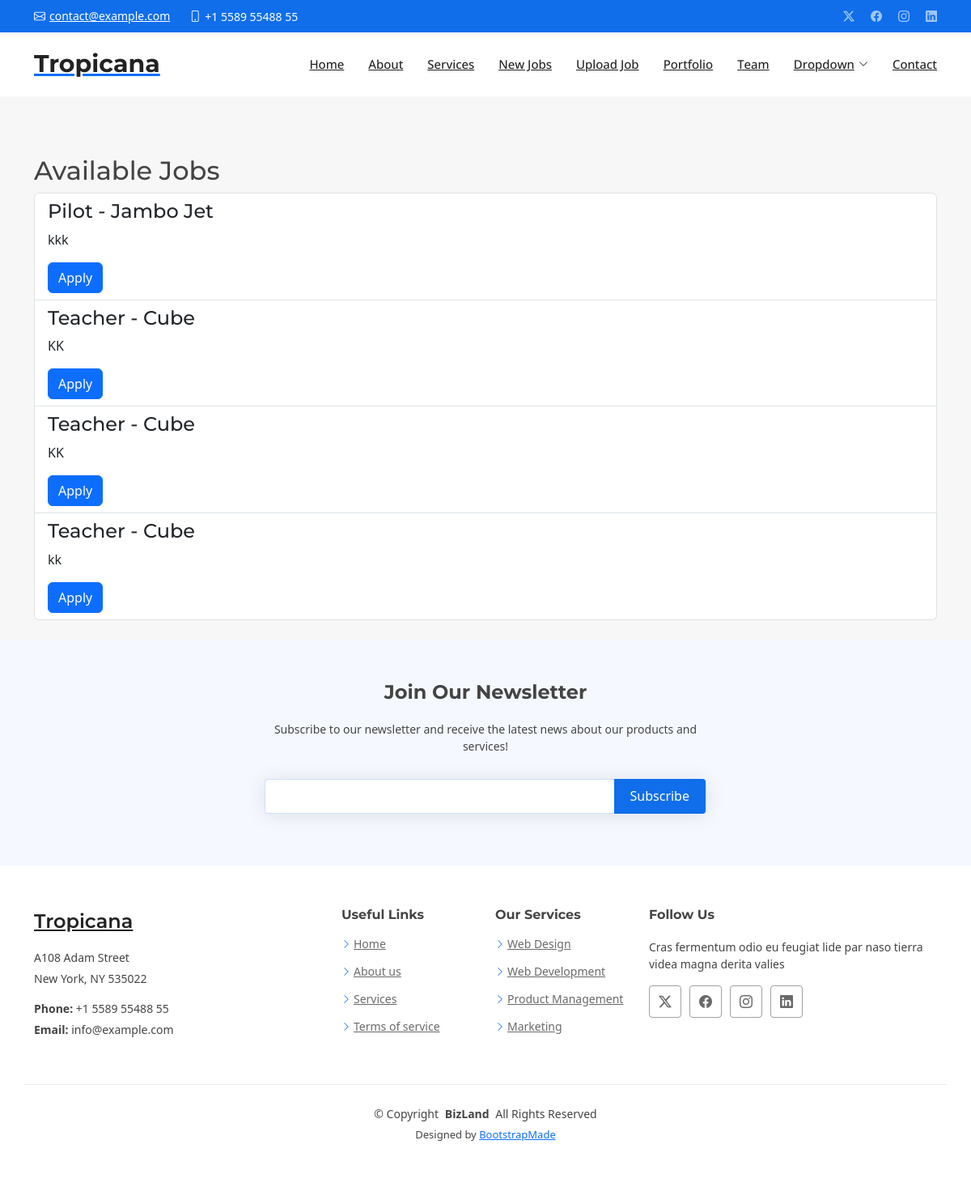
Screenshot of /jobs/ with the database file from the repository.
### tropicanaapp/models.py (models this page shows, shortened)
class Job(models.Model):
    job_title = models.CharField(max_length=150)
    organization_name = models.CharField(max_length=200)
    job_description = models.TextField()
    location = models.CharField(max_length=100)
    posted_at = models.DateTimeField(auto_now_add=True)

### tropicanaapp/views.py (the view)
# urls.py: path('jobs/', views.job_list, name='job_list'),  # Users can view jobs
def job_list(request):
    jobs = Job.objects.all()
    return render(request, 'job_list.html', {'jobs': jobs})

### templates/job_list.html (shortened to what this page needs)
{% extends 'starter-page.html' %}
{% load static widget_tweaks %}
{% load static %}
{% block body %}
<!DOCTYPE html>
<html lang="en">
<head>
    <link href="{% static 'assets/vendor/bootstrap/css/bootstrap.min.css' %}" rel="stylesheet">
</head>
<body>
<div class="container mt-5">
    <h2>Available Jobs</h2>
    <ul class="list-group">
        {% for job in jobs %}
            <li class="list-group-item">
                <h4>{{ job.job_title }} - {{ job.organization_name }}</h4>
                <p>{{ job.job_description }}</p>
                <a href="{% url 'apply_for_job' job.id %}" class="btn btn-primary">Apply</a>
            </li>
        {% endfor %}
    </ul>
</div>
</body>
</html>
{% endblock %}

### templates/starter-page.html (shortened to what this page needs)
<!DOCTYPE html>
<html lang="en">
<head>
    {% load static %}
  <link href="{% static 'assets/vendor/bootstrap/css/bootstrap.min.css' %}" rel="stylesheet">
  <link href="{% static 'assets/vendor/bootstrap-icons/bootstrap-icons.css' %}" rel="stylesheet">
  <link href="{% static 'assets/vendor/aos/aos.css' %}" rel="stylesheet">
  <link href="{% static 'assets/vendor/glightbox/css/glightbox.min.css' %}" rel="stylesheet">
  <link href="{% static 'assets/vendor/swiper/swiper-bundle.min.css' %}" rel="stylesheet">
  <link href="{% static 'assets/css/main.css' %}" rel="stylesheet">
</head>
<body class="starter-page-page">
  <header id="header" class="header sticky-top">
    <div class="topbar d-flex align-items-center">
      <div class="container d-flex justify-content-center justify-content-md-between">
        <div class="contact-info d-flex align-items-center">
          <i class="bi bi-envelope d-flex align-items-center"><a href="mailto:contact@example.com">contact@example.com</a></i>
          <i class="bi bi-phone d-flex align-items-center ms-4"><span>+1 5589 55488 55</span></i>
        </div>
        <div class="social-links d-none d-md-flex align-items-center">
          <a href="#" class="twitter"><i class="bi bi-twitter-x"></i></a>
          <a href="#" class="facebook"><i class="bi bi-facebook"></i></a>
          <a href="#" class="instagram"><i class="bi bi-instagram"></i></a>
          <a href="#" class="linkedin"><i class="bi bi-linkedin"></i></a>
        </div>
      </div>
    </div>
    <div class="branding d-flex align-items-cente">
      <div class="container position-relative d-flex align-items-center justify-content-between">
        <a href="{% url 'index' %}" class="logo d-flex align-items-center">
          <h1 class="">Tropicana</h1>
        </a>
        <nav id="navmenu" class="navmenu">
          <ul>
            <li><a href="{% url 'index' %}">Home</a></li>
            <li><a href="#about">About</a></li>
            <li><a href="#services">Services</a></li>
               <li><a href="{% url 'image' %}">New Jobs</a></li>
               <li><a href="{% url 'upload' %}">Upload Job</a></li>
            <li><a href="#portfolio">Portfolio</a></li>
            <li><a href="#team">Team</a></li>
            <li class="dropdown"><a href="#"><span>Dropdown</span> <i class="bi bi-chevron-down toggle-dropdown"></i></a>
            </li>
            <li><a href="#contact">Contact</a></li>
          </ul>
        </nav>
      </div>
    </div>
  </header>
  <main class="main">
    <div class="page-title" data-aos="fade">
        {% block body %}
        {% endblock %}
    </div>
  </main>
  <footer id="footer" class="footer">
    <div class="footer-newsletter">
      <div class="container">
        <div class="row justify-content-center text-center">
          <div class="col-lg-6">
            <h4>Join Our Newsletter</h4>
            <p>Subscribe to our newsletter and receive the latest news about our products and services!</p>
            <form action="forms/newsletter.php" method="post" class="php-email-form">
              <div class="newsletter-form"><input type="email" name="email"><input type="submit" value="Subscribe"></div>
            </form>
          </div>
        </div>
      </div>
    </div>
    <div class="container footer-top">
      <div class="row gy-4">
        <div class="col-lg-4 col-md-6 footer-about">
          <a href="{% url 'index' %}" class="d-flex align-items-center">
            <span class="sitename">Tropicana</span>
          </a>
          <div class="footer-contact pt-3">
            <p>A108 Adam Street</p>
            <p>New York, NY 535022</p>
            <p class="mt-3"><strong>Phone:</strong> <span>+1 5589 55488 55</span></p>
            <p><strong>Email:</strong> <span>info@example.com</span></p>
          </div>
        </div>
        <div class="col-lg-2 col-md-3 footer-links">
          <h4>Useful Links</h4>
          <ul>
            <li><i class="bi bi-chevron-right"></i> <a href="#">Home</a></li>
            <li><i class="bi bi-chevron-right"></i> <a href="#">About us</a></li>
            <li><i class="bi bi-chevron-right"></i> <a href="#">Services</a></li>
            <li><i class="bi bi-chevron-right"></i> <a href="#">Terms of service</a></li>
          </ul>
        </div>
        <div class="col-lg-2 col-md-3 footer-links">
          <h4>Our Services</h4>
          <ul>
            <li><i class="bi bi-chevron-right"></i> <a href="#">Web Design</a></li>
            <li><i class="bi bi-chevron-right"></i> <a href="#">Web Development</a></li>
            <li><i class="bi bi-chevron-right"></i> <a href="#">Product Management</a></li>
            <li><i class="bi bi-chevron-right"></i> <a href="#">Marketing</a></li>
          </ul>
        </div>
        <div class="col-lg-4 col-md-12">
          <h4>Follow Us</h4>
          <p>Cras fermentum odio eu feugiat lide par naso tierra videa magna derita valies</p>
          <div class="social-links d-flex">
            <a href=""><i class="bi bi-twitter-x"></i></a>
            <a href=""><i class="bi bi-facebook"></i></a>
            <a href=""><i class="bi bi-instagram"></i></a>
            <a href=""><i class="bi bi-linkedin"></i></a>
          </div>
        </div>
      </div>
    </div>
    <div class="container copyright text-center mt-4">
      <p>© <span>Copyright</span> <strong class="px-1 sitename">BizLand</strong> <span>All Rights Reserved</span></p>
      <div class="credits">
        Designed by <a href="https://bootstrapmade.com/">BootstrapMade</a>
      </div>
    </div>
  </footer>
</body>
</html>

### rows the page displays
Job: job_title "Pilot", organization_name "Jambo Jet", job_description "kkk"
Job: job_title "Teacher", organization_name "Cube", job_description "KK"
Job: job_title "Teacher", organization_name "Cube", job_description "KK"
Job: job_title "Teacher", organization_name "Cube", job_description "kk"
